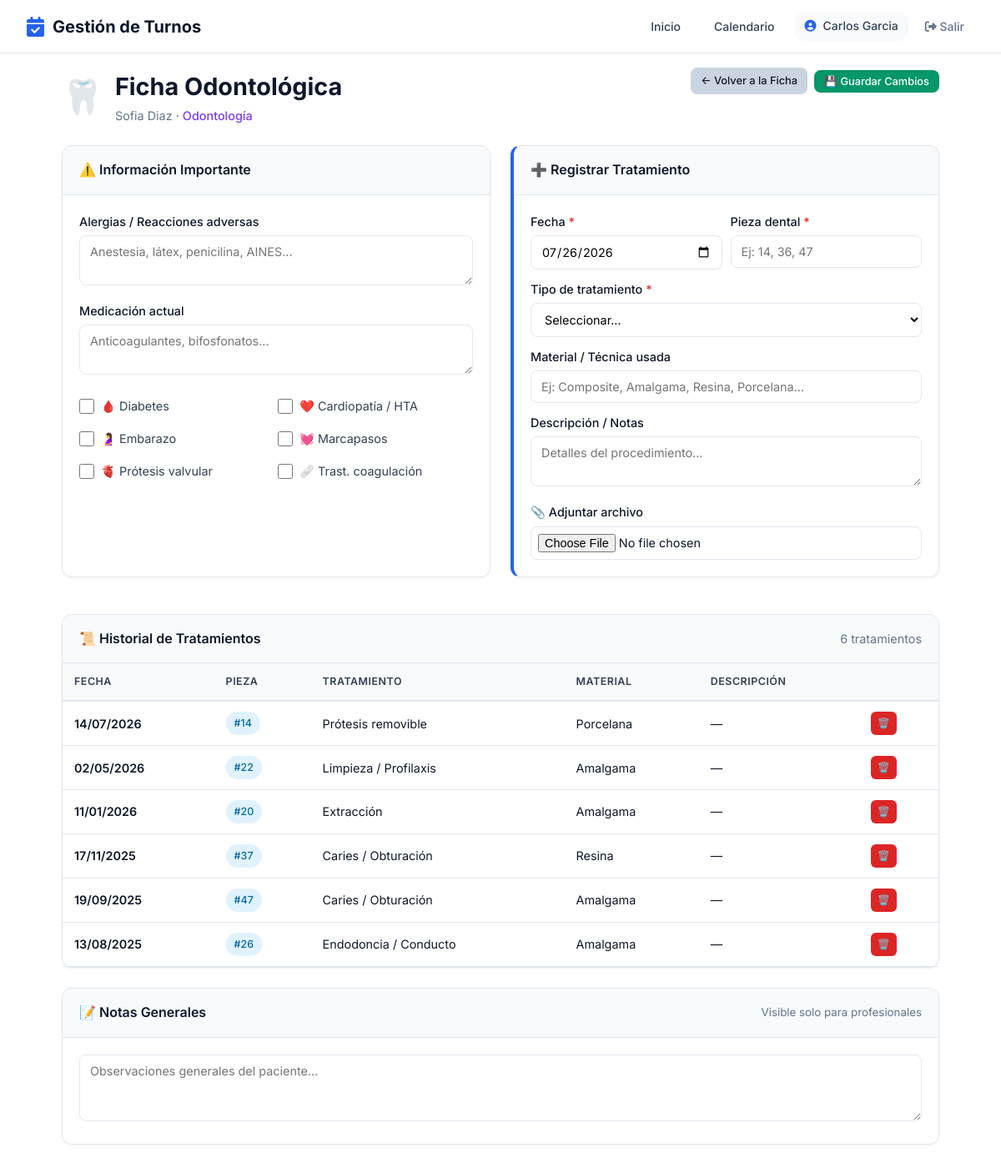
The page /pacientes/69/ficha-tecnica/ (signed in) on the database as committed earlier.
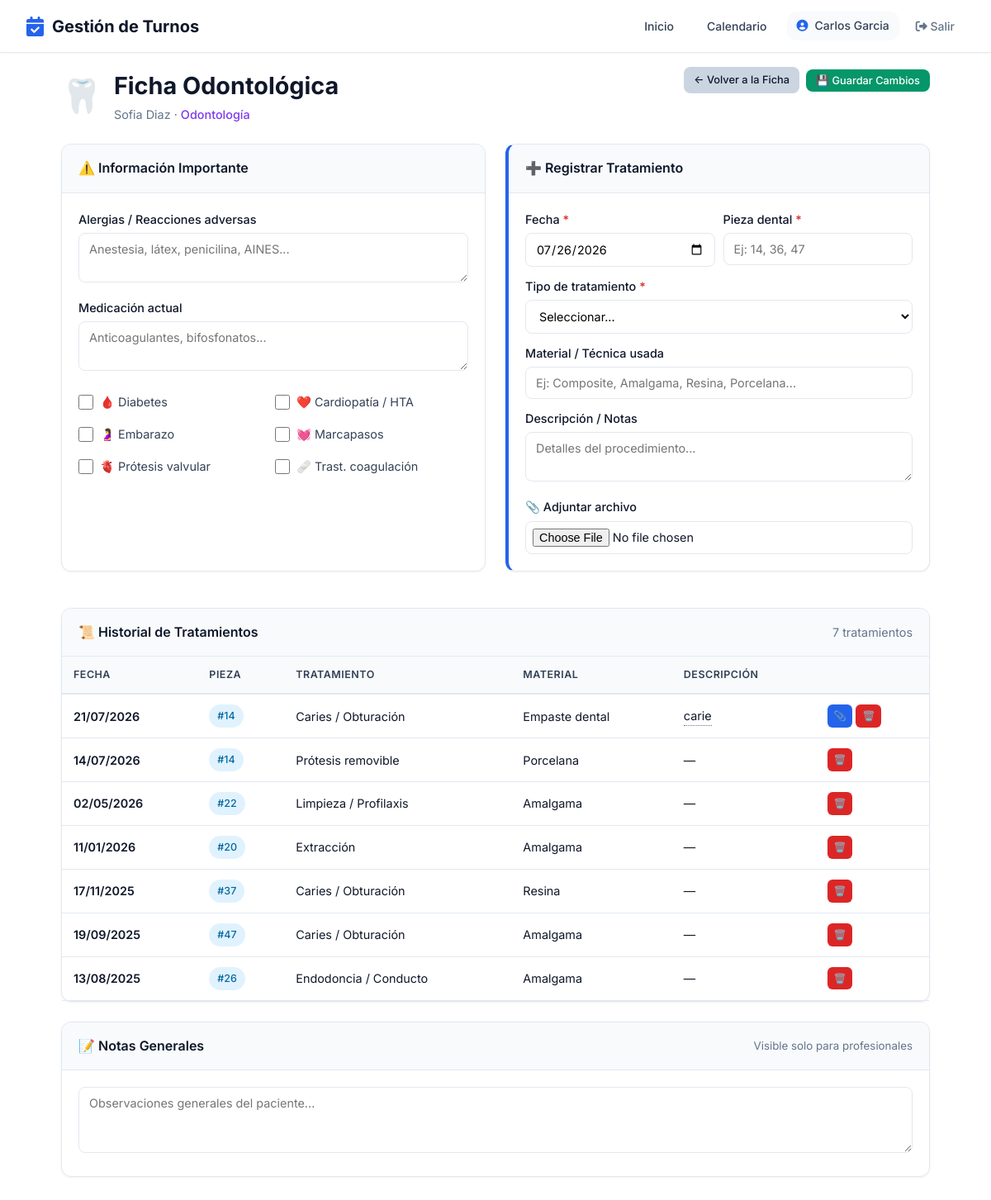
The same page on the database as committed later.
### pacientes/models.py (models this page shows, shortened)
class Paciente(Persona):
    GENEROS = [
        ('M', 'Masculino'),
        ('F', 'Femenino'),
        ('X', 'No binario'),
    ]
    usuario = models.OneToOneField(
        'usuarios.Usuario',
        on_delete=models.SET_NULL,
        null=True,
        blank=True,
        verbose_name='Usuario'
    )
    genero = models.CharField(max_length=1, choices=GENEROS, blank=True, verbose_name='Género')
    direccion = models.CharField(max_length=200, blank=True, verbose_name='Dirección')
    obra_social = models.ForeignKey(
        'obras_sociales.ObraSocial',
        on_delete=models.SET_NULL, null=True, blank=True,
        verbose_name='Obra Social'
    )
    numero_afiliado = models.CharField(max_length=50, blank=True, verbose_name='Número de Afiliado')
    plan_obra_social = models.ForeignKey(
        'obras_sociales.Plan',
        on_delete=models.SET_NULL, null=True, blank=True,
        verbose_name='Plan'
    )
    observaciones = models.TextField(blank=True, verbose_name='Observaciones')
    contacto_emergencia_nombre = models.CharField(max_length=100, blank=True)
    contacto_emergencia_telefono = models.CharField(max_length=20, blank=True)
    class Meta:
        verbose_name = 'Paciente'
        verbose_name_plural = 'Pacientes'
        ordering = ['apellido', 'nombre']

### historias_clinicas/models.py (models this page shows, shortened)
class TratamientoOdontologico(models.Model):
    paciente = models.ForeignKey(
        'pacientes.Paciente',
        on_delete=models.CASCADE,
        related_name='tratamientos_odontologicos'
    )
    profesional = models.ForeignKey(
        'profesionales.Profesional',
        on_delete=models.SET_NULL,
        null=True,
        related_name='tratamientos_realizados'
    )
    fecha = models.DateField(default=date.today)
    pieza_dental = models.CharField(max_length=10, verbose_name='Pieza dental')
    archivo = models.FileField(upload_to='tratamientos_odontologicos/%Y/%m/', null=True, blank=True)
    TIPO_TRATAMIENTO = [
        ('caries', 'Caries / Obturación'),
        ('endodoncia', 'Endodoncia / Conducto'),
        ('extraccion', 'Extracción'),
        ('corona', 'Corona / Prótesis fija'),
        ('puente', 'Puente'),
        ('implante', 'Implante'),
        ('protesis_removible', 'Prótesis removible'),
        ('ortodoncia', 'Ortodoncia / Brackets'),
        ('blanqueamiento', 'Blanqueamiento'),
        ('sellador', 'Sellador / Prevención'),
        ('limpieza', 'Limpieza / Profilaxis'),
        ('tratamiento_encia', 'Tratamiento de encías'),
        ('otro', 'Otro'),
    ]
    tipo_tratamiento = models.CharField(max_length=30, choices=TIPO_TRATAMIENTO)
    descripcion = models.TextField(blank=True)
    material_usado = models.CharField(max_length=100, blank=True, verbose_name='Material usado')
    costo = models.DecimalField(max_digits=10, decimal_places=2, null=True, blank=True)
    requiere_seguimiento = models.BooleanField(default=False)
    fecha_proximo_control = models.DateField(null=True, blank=True)
    completado = models.BooleanField(default=True)
    creado = models.DateTimeField(auto_now_add=True)
    class Meta:
        ordering = ['-fecha']
        verbose_name = 'Tratamiento Odontológico'
        verbose_name_plural = 'Tratamientos Odontológicos'

### pacientes/views.py (the view, shortened to what this page needs)
# urls.py: path('<int:paciente_id>/ficha-tecnica/', views.ficha_tecnica, name='ficha_tecnica'),
@login_required
def ficha_tecnica(request, paciente_id):
    if request.user.rol not in ['profesional', 'secretaria']:
        messages.error(request, 'No tenés acceso.')
        return redirect('home')
    paciente = get_object_or_404(Paciente, id=paciente_id)
    if request.user.rol == 'profesional':
        profesional = get_object_or_404(Profesional, usuario=request.user)
    else:
        profesional = Profesional.objects.first()
    ficha_tecnica, created = FichaTecnica.objects.get_or_create(
        paciente=paciente,
        defaults={
            'profesional': profesional,
            'especialidad': profesional.especialidad if profesional else 'general'
        }
    )
    templates_por_especialidad = {
    'odontologia': 'pacientes/fichas_especialidades/odontologia.html',
    'kinesiologia': 'pacientes/fichas_especialidades/kinesiologia.html',
    'nutricion': 'pacientes/fichas_especialidades/nutricion.html',
    'fonoaudiologia': 'pacientes/fichas_especialidades/fonoaudiologia.html',
    }
    especialidad = profesional.especialidad if profesional else 'general'
    template = templates_por_especialidad.get(
        especialidad,
        'pacientes/fichas_especialidades/default.html'
    )
    context = {
        'paciente': paciente,
        'ficha_tecnica': ficha_tecnica,
        'profesional': profesional,
        'hoy': date.today(),
        'notas': paciente.notas_clinicas.all(),
        'consultas': paciente.consultas_nutricionales.all() if especialidad == 'nutricion' else None,
        'evaluaciones': paciente.evaluaciones_fonoaudiologicas.all() if especialidad == 'fonoaudiologia' else None,
    }
    return render(request, template, context)

### core_app/models.py (called while the page is built)
    @property
    def nombre_completo(self):
        return f"{self.nombre} {self.apellido}"

### pacientes/templates/pacientes/fichas_especialidades/odontologia.html (shortened to what the changed rows need)
{% extends 'pacientes/fichas_especialidades/base_ficha_tecnica.html' %}
{% load static %}
{% block ficha_titulo %}Ficha Odontológica{% endblock %}
{% block ficha_contenido %}
<div class="ficha-card" style="margin-top: 24px;">
    <div class="ficha-card-header">
        <h3>📜 Historial de Tratamientos</h3>
        {% if paciente.tratamientos_odontologicos.all %}
        <span style="color: var(--text-muted); font-size: 0.9rem;">
            {{ paciente.tratamientos_odontologicos.count }} tratamiento{{ paciente.tratamientos_odontologicos.count|pluralize:"s" }}
        </span>
        {% endif %}
    </div>
    {% if paciente.tratamientos_odontologicos.all %}
    <div class="ficha-tabla-container">
        <table class="ficha-tabla">
            <thead>
                <tr>
                    <th>Fecha</th>
                    <th>Pieza</th>
                    <th>Tratamiento</th>
                    <th>Material</th>
                    <th>Descripción</th>
                    <th></th>
                </tr>
            </thead>
            <tbody>
                {% for t in paciente.tratamientos_odontologicos.all %}
                <tr>
                    <td class="fecha-col">{{ t.fecha|date:"d/m/Y" }}</td>
                    <td><span class="ficha-badge ficha-badge-info">#{{ t.pieza_dental }}</span></td>
                    <td>{{ t.get_tipo_tratamiento_display }}</td>
                    <td>{{ t.material_usado|default:"—" }}</td>
                    <td>{% if t.descripcion %}<span class="ficha-tooltip" data-tooltip="{{ t.descripcion|escapejs }}">{{ t.descripcion|truncatechars:40 }}</span>{% else %}—{% endif %}</td>
                    <td>
                        <div style="display: flex; gap: 4px;">
                            {% if t.archivo %}
                            <a href="{{ t.archivo.url }}" class="btn btn-info ficha-btn-xs" target="_blank" title="Ver archivo">📎</a>
                            {% endif %}
                            <a href="{% url 'eliminar_tratamiento_odontologico' t.id %}" class="btn btn-danger ficha-btn-xs"
                               onclick="return confirm('¿Eliminar este tratamiento?')">🗑️</a>
                        </div>
                    </td>
                </tr>
                {% endfor %}
            </tbody>
        </table>
    </div>
    {% else %}
    <div class="ficha-empty">
        <p>📭 Sin tratamientos registrados</p>
        <small>Registrá un nuevo tratamiento y se agregará al historial automáticamente.</small>
    </div>
    {% endif %}
</div>
{% endblock %}

### pacientes/templates/pacientes/fichas_especialidades/base_ficha_tecnica.html (shortened to what this page needs)
{% extends 'core_app/base.html' %}
{% load static %}
{% block extra_css %}
    <link rel="stylesheet" href="{% static 'css/pages/fichas_tecnicas.css' %}">
{% endblock %}
{% block content %}
<div class="ficha-tecnica-page">
    <div class="ficha-header">
        <div class="ficha-header-info">
            <span class="ficha-header-icono">{% block ficha_icon %}📋{% endblock %}</span>
            <div class="ficha-header-texto">
                <h1>{% block ficha_titulo %}Ficha Técnica{% endblock %}</h1>
                <p>
                    {{ paciente.nombre_completo }} ·
                    <span class="especialidad-badge">{% block ficha_especialidad %}{% endblock %}</span>
                </p>
            </div>
        </div>
        <div class="ficha-header-acciones">
            <a href="{% url 'ficha_paciente' paciente.id %}" class="btn btn-secondary btn-sm">
                ← Volver a la Ficha
            </a>
            <button type="submit" form="ficha-tecnica-form" class="btn btn-success btn-sm">
                💾 Guardar Cambios
            </button>
        </div>
    </div>
    <form id="ficha-tecnica-form" method="post" enctype="multipart/form-data">
        {% block ficha_contenido %}{% endblock %}
        <div class="ficha-card" style="margin-top: 24px;">
            <div class="ficha-card-header">
                <h3>📝 Notas Generales</h3>
                <small style="color: var(--text-muted);">Visible solo para profesionales</small>
            </div>
            <div class="ficha-card-body">
                <textarea name="notas_generales" rows="3"
                          class="ficha-textarea"
                          style="min-height: 80px;"
                          placeholder="Observaciones generales del paciente...">{{ ficha_tecnica.notas_generales|default:'' }}</textarea>
            </div>
        </div>
    </form>
</div>
{% endblock %}

Rows that differ between the two databases and show on the page:
computed for Paciente "Sofia Diaz": tratamientos_odontologicos.count "6" → "7"
added TratamientoOdontologico: fecha "21/07/2026", pieza_dental "14", tipo_tratamiento "Caries / Obturación", material_usado "Empaste dental", descripcion "carie"
